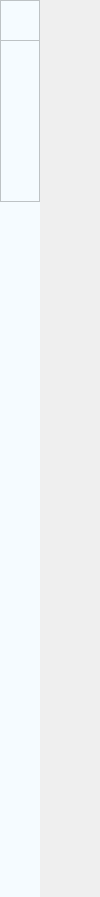
<?xml version="1.0" encoding="UTF-8"?>
<ui version="4.0">
 <class>menu_bar_Form</class>
 <widget class="QWidget" name="menu_bar_Form">
  <property name="geometry">
   <rect>
    <x>0</x>
    <y>0</y>
    <width>100</width>
    <height>897</height>
   </rect>
  </property>
  <property name="sizePolicy">
   <sizepolicy hsizetype="Fixed" vsizetype="Preferred">
    <horstretch>0</horstretch>
    <verstretch>0</verstretch>
   </sizepolicy>
  </property>
  <property name="minimumSize">
   <size>
    <width>40</width>
    <height>0</height>
   </size>
  </property>
  <property name="maximumSize">
   <size>
    <width>100</width>
    <height>16777215</height>
   </size>
  </property>
  <property name="windowTitle">
   <string>Form</string>
  </property>
  <layout class="QVBoxLayout" name="menu_bar_form_vlayout">
   <property name="spacing">
    <number>0</number>
   </property>
   <property name="leftMargin">
    <number>0</number>
   </property>
   <property name="topMargin">
    <number>0</number>
   </property>
   <property name="rightMargin">
    <number>0</number>
   </property>
   <property name="bottomMargin">
    <number>0</number>
   </property>
   <item>
    <widget class="QFrame" name="menu_bar_frame">
     <property name="sizePolicy">
      <sizepolicy hsizetype="Preferred" vsizetype="Preferred">
       <horstretch>0</horstretch>
       <verstretch>0</verstretch>
      </sizepolicy>
     </property>
     <property name="minimumSize">
      <size>
       <width>40</width>
       <height>0</height>
      </size>
     </property>
     <property name="maximumSize">
      <size>
       <width>40</width>
       <height>16777215</height>
      </size>
     </property>
     <property name="styleSheet">
      <string notr="true">background-color: rgb(245, 251, 255)</string>
     </property>
     <property name="frameShape">
      <enum>QFrame::NoFrame</enum>
     </property>
     <property name="frameShadow">
      <enum>QFrame::Raised</enum>
     </property>
     <layout class="QVBoxLayout" name="menu_bar_vlayout">
      <property name="spacing">
       <number>0</number>
      </property>
      <property name="leftMargin">
       <number>0</number>
      </property>
      <property name="topMargin">
       <number>0</number>
      </property>
      <property name="rightMargin">
       <number>0</number>
      </property>
      <property name="bottomMargin">
       <number>0</number>
      </property>
      <item>
       <widget class="QFrame" name="btn_togle_menu_frame">
        <property name="maximumSize">
         <size>
          <width>16777215</width>
          <height>40</height>
         </size>
        </property>
        <property name="styleSheet">
         <string notr="true">background-color: rgb(245, 251, 255);
</string>
        </property>
        <property name="frameShape">
         <enum>QFrame::StyledPanel</enum>
        </property>
        <property name="frameShadow">
         <enum>QFrame::Raised</enum>
        </property>
        <layout class="QVBoxLayout" name="btn_toggle_menu_layout">
         <property name="spacing">
          <number>0</number>
         </property>
         <property name="leftMargin">
          <number>0</number>
         </property>
         <property name="topMargin">
          <number>0</number>
         </property>
         <property name="rightMargin">
          <number>0</number>
         </property>
         <property name="bottomMargin">
          <number>0</number>
         </property>
         <item>
          <widget class="QPushButton" name="btn_toggle_menu">
           <property name="sizePolicy">
            <sizepolicy hsizetype="Minimum" vsizetype="Fixed">
             <horstretch>0</horstretch>
             <verstretch>0</verstretch>
            </sizepolicy>
           </property>
           <property name="minimumSize">
            <size>
             <width>0</width>
             <height>40</height>
            </size>
           </property>
           <property name="styleSheet">
            <string notr="true">QPushButton {
	image: url(:/icon/images/icons/icon_menu.png);
	border:none;	
}
QPushButton:hover {
	background-color: rgb(215, 225, 244);
}
QPushButton:pressed {
	background-color: rgb(187, 204, 236);
}</string>
           </property>
           <property name="text">
            <string/>
           </property>
          </widget>
         </item>
        </layout>
       </widget>
      </item>
      <item alignment="Qt::AlignTop">
       <widget class="QFrame" name="btn_menu_frame">
        <property name="frameShape">
         <enum>QFrame::StyledPanel</enum>
        </property>
        <property name="frameShadow">
         <enum>QFrame::Raised</enum>
        </property>
        <layout class="QVBoxLayout" name="btn_menu_vlayout">
         <property name="spacing">
          <number>0</number>
         </property>
         <property name="leftMargin">
          <number>0</number>
         </property>
         <property name="topMargin">
          <number>0</number>
         </property>
         <property name="rightMargin">
          <number>0</number>
         </property>
         <property name="bottomMargin">
          <number>0</number>
         </property>
         <item>
          <widget class="QPushButton" name="btn_home">
           <property name="sizePolicy">
            <sizepolicy hsizetype="Minimum" vsizetype="Fixed">
             <horstretch>0</horstretch>
             <verstretch>0</verstretch>
            </sizepolicy>
           </property>
           <property name="minimumSize">
            <size>
             <width>0</width>
             <height>40</height>
            </size>
           </property>
           <property name="styleSheet">
            <string notr="true">QPushButton {
	image: url(:/icon/images/icons/cil-home.png);
	border:none;	
}
QPushButton:hover {
	background-color: rgb(215, 225, 244);
}
QPushButton:pressed {
	background-color: rgb(187, 204, 236);
}</string>
           </property>
           <property name="text">
            <string/>
           </property>
          </widget>
         </item>
         <item>
          <widget class="QPushButton" name="btn_chart">
           <property name="sizePolicy">
            <sizepolicy hsizetype="Minimum" vsizetype="Fixed">
             <horstretch>0</horstretch>
             <verstretch>0</verstretch>
            </sizepolicy>
           </property>
           <property name="minimumSize">
            <size>
             <width>0</width>
             <height>40</height>
            </size>
           </property>
           <property name="styleSheet">
            <string notr="true">QPushButton {
	image: url(:/icon/images/icons/cil-chart.png);
	border:none;	
}
QPushButton:hover {
	background-color: rgb(215, 225, 244);
}
QPushButton:pressed {
	background-color: rgb(187, 204, 236);
}</string>
           </property>
           <property name="text">
            <string/>
           </property>
          </widget>
         </item>
         <item>
          <widget class="QPushButton" name="btn_graph">
           <property name="sizePolicy">
            <sizepolicy hsizetype="Minimum" vsizetype="Preferred">
             <horstretch>0</horstretch>
             <verstretch>0</verstretch>
            </sizepolicy>
           </property>
           <property name="minimumSize">
            <size>
             <width>0</width>
             <height>40</height>
            </size>
           </property>
           <property name="styleSheet">
            <string notr="true">QPushButton {
	image: url(:/icon/images/icons/cil-chart-line.png);
	border:none;	
}
QPushButton:hover {
	background-color: rgb(215, 225, 244);
}
QPushButton:pressed {
	background-color: rgb(187, 204, 236);
}</string>
           </property>
           <property name="text">
            <string/>
           </property>
          </widget>
         </item>
         <item>
          <widget class="QPushButton" name="btn_shopping">
           <property name="sizePolicy">
            <sizepolicy hsizetype="Minimum" vsizetype="Preferred">
             <horstretch>0</horstretch>
             <verstretch>0</verstretch>
            </sizepolicy>
           </property>
           <property name="minimumSize">
            <size>
             <width>0</width>
             <height>40</height>
            </size>
           </property>
           <property name="styleSheet">
            <string notr="true">QPushButton {
	image: url(:/icon/images/icons/cil-cart.png);
	border:none;	
}
QPushButton:hover {
	background-color: rgb(215, 225, 244);
}
QPushButton:pressed {
	background-color: rgb(187, 204, 236);
}</string>
           </property>
           <property name="text">
            <string/>
           </property>
          </widget>
         </item>
        </layout>
       </widget>
      </item>
     </layout>
    </widget>
   </item>
  </layout>
 </widget>
 <resources>
  <include location="../../themes/default/resources.qrc"/>
 </resources>
 <connections/>
</ui>
